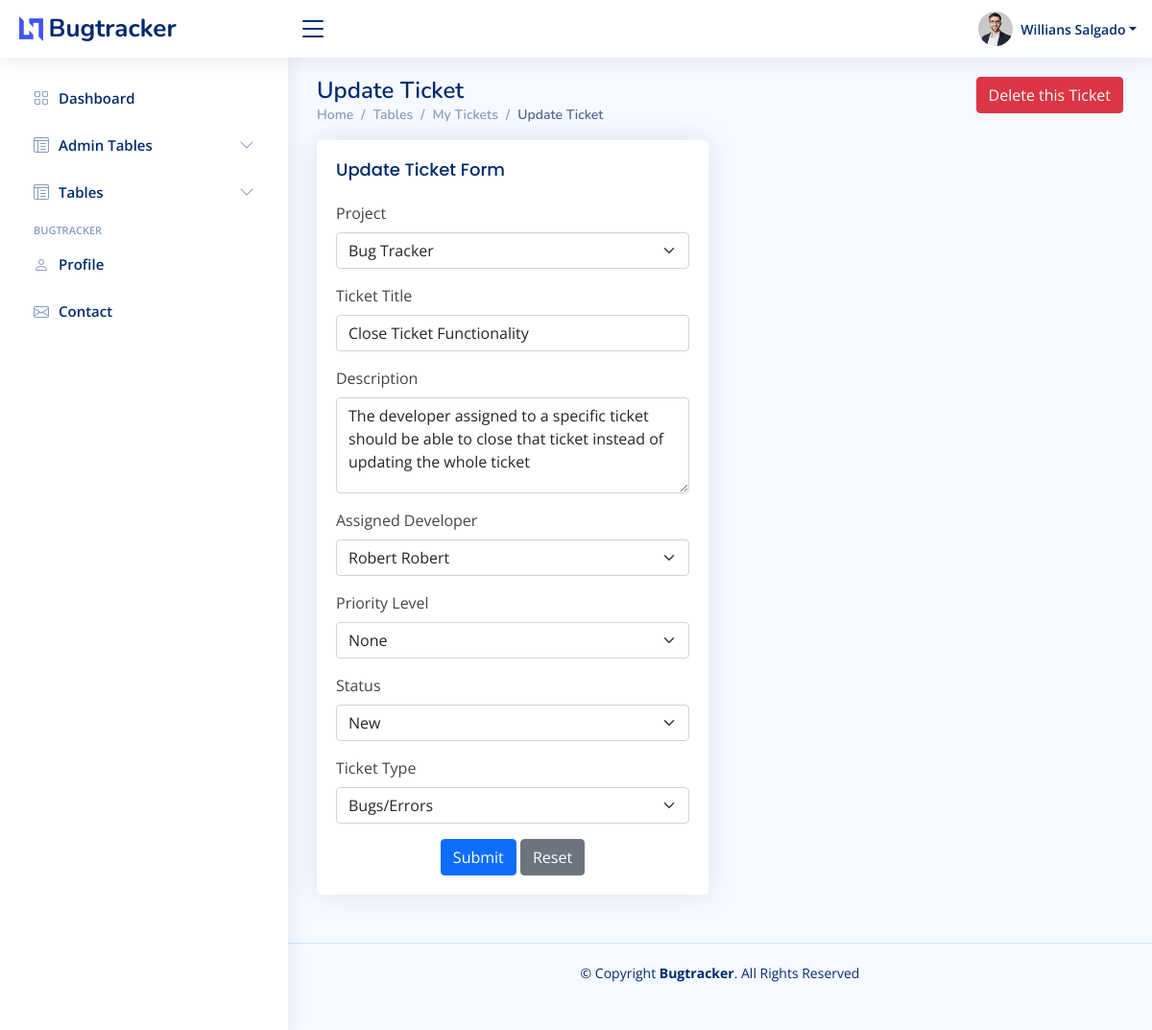
Page /my-tickets/1/edit (signed in) on the committed database.
### bugtracker/models.py (models this page shows, shortened)
class Ticket(models.Model):
    priority_level_choices = [
        ("none", "None"),
        ("low", "Low"),
        ("medium", "Medium"),
        ("high", "High"),
        ("very_high", "Very High"),
    ]
    status_choices = [
        ("new", "New"),
        ("open", "Open"),
        ("in_progress", "In Progress"),
        ("resolved", "Resolved"),
        ("additional_info_required", "Additional Info Required"),
    ]
    ticket_type_choices = [
        ("bugs_errors", "Bugs/Errors"),
        ("feature_requests", "Feature Requests"),
        ("other_comments", "Other Comments"),
        ("training_document_requests", "Training / Document Requests"),
    ]
    submitter = models.ForeignKey(User, on_delete=models.RESTRICT, related_name="submitter", default=1)
    modified_by = models.ForeignKey(User, on_delete=models.RESTRICT, default=1)
    assigned_developer = models.ForeignKey(User, on_delete=models.RESTRICT, related_name="assigned_developer", default=1)
    project = models.ForeignKey(Project, on_delete=models.CASCADE)
    title = models.CharField(max_length=50)
    description = models.TextField()
    priority_level = models.CharField(max_length=50, choices=priority_level_choices)
    status = models.CharField(max_length=50, choices=status_choices)
    ticket_type = models.CharField(max_length=50, choices=ticket_type_choices)
    created = models.DateField(auto_now_add=True)
    updated = models.DateField(auto_now=True)

### bugtracker/views.py (the view, shortened to what this page needs)
# urls.py: path("my-tickets/<int:ticket_id>/edit", views.ticketUpdateView, name="ticket_update"),
@login_required
@permission_required("bugtracker.change_ticket")
def ticketUpdateView(request, ticket_id):
    ticket = get_object_or_404(Ticket, id=ticket_id)
    form = CreateTicketForm(instance=ticket, initial={"modified_by": request.user})
    if request.user not in ticket.project.assigned_personnel.all():
        if request.user.has_perm("bugtracker.change_project"):
            pass
        else:
            return redirect(reverse("ticket_list"))
    old_developer = ticket.assigned_developer
    context = {
        "form": form,
        "ticket_id": ticket_id,
    }
    return render(request, "admin/tickets/ticket_update.html", context)

### bugtracker/forms.py (called while the page is built)
        def label_from_instance(self, obj):
            return obj.first_name

### bugtracker/models.py (called while the page is built)
    def __str__(self):
        return self.name

### templates/admin/tickets/ticket_update.html (shortened to what this page needs)
{% extends 'admin/admin-base.html' %}
{% block content %}
<main id="main" class="main">
    {% if perms.bugtracker.delete_ticket %}
    <div class="float-end">
        <form method="POST" action="{% url 'ticket_delete' ticket_id %}">
            <button type="submit" class="btn btn-danger">
                Delete this Ticket
            </button>
        </form>
    </div>
    {% endif %}
  <div class="pagetitle">
    <h1>Update Ticket {{ ticket.title }}</h1>
    <nav>
      <ol class="breadcrumb">
        <li class="breadcrumb-item"><a href="{% url 'bugtracker_dashboard' %}">Home</a></li>
        <li class="breadcrumb-item">Tables</li>
        <li class="breadcrumb-item"><a href="{% url 'ticket_list' %}">My Tickets</a></li>
        <li class="breadcrumb-item active">Update Ticket {{ ticket.title }}</li>
      </ol>
    </nav>
  </div>
  <section class="section">
    <div class="row">
      <div class="col-lg-6">
        <div class="card">
          <div class="card-body">
            <h5 class="card-title">Update Ticket Form</h5>
            <form class="row g-3" method="POST" novalidate>
              <div class="col-12">
                <label for="id_project" class="form-label">Project</label>
                {{ form.project }}
              </div>
              <div class="col-12">
                <label for="id_title" class="form-label">Ticket Title</label>
                {{ form.title }}
              </div>
              <div class="col-12">
                <label for="id_description" class="form-label">Description</label>
                {{ form.description }}
              </div>
              <div class="col-12">
                <label for="id_assigned_developer" class="form-label">Assigned Developer</label>
                {{ form.assigned_developer }}
              </div>
              <div class="col-12">
                <label for="id_priority_level" class="form-label">Priority Level</label>
                {{ form.priority_level }}
              </div>
              <div class="col-12">
                <label for="id_status" class="form-label">Status</label>
                {{ form.status }}
              </div>
              <div class="col-12">
                <label for="id_ticket_type" class="form-label">Ticket Type</label>
                {{ form.ticket_type }}
              </div>
              <div class="text-center">
                <button type="submit" class="btn btn-primary">Submit</button>
                <button type="reset" class="btn btn-secondary">Reset</button>
              </div>
            </form>
          </div>
        </div>
      </div>
    </div>
  </section>
</main>
{% endblock %}

### templates/admin/admin-base.html (shortened to what this page needs)
{% load static %}
<!DOCTYPE html>
<html lang="en">
<head>
  <link href="{% static 'assets/vendor/bootstrap/css/bootstrap.min.css' %}" rel="stylesheet">
  <link href="{% static 'assets/vendor/bootstrap-icons/bootstrap-icons.css' %}" rel="stylesheet">
  <link href="{% static 'assets/vendor/boxicons/css/boxicons.min.css' %}" rel="stylesheet">
  <link href="{% static 'assets/vendor/quill/quill.snow.css' %}" rel="stylesheet">
  <link href="{% static 'assets/vendor/quill/quill.bubble.css' %}" rel="stylesheet">
  <link href="{% static 'assets/vendor/remixicon/remixicon.css' %}" rel="stylesheet">
  <link href="{% static 'assets/vendor/simple-datatables/style.css' %}" rel="stylesheet">
  <link href="{% static 'assets/css/style.css' %}" rel="stylesheet">
</head>
<body>
  <header id="header" class="header fixed-top d-flex align-items-center">
    <div class="d-flex align-items-center justify-content-between">
      <a href="{% url 'bugtracker_dashboard' %}" class="logo d-flex align-items-center">
        <img src="{% static 'assets/img/logo.png' %}" alt="">
        <span class="d-none d-lg-block">Bugtracker</span>
      </a>
      <i class="bi bi-list toggle-sidebar-btn"></i>
    </div>
    <nav class="header-nav ms-auto">
      <ul class="d-flex align-items-center">
        <li class="nav-item dropdown pe-3">
          <a class="nav-link nav-profile d-flex align-items-center pe-0" href="#" data-bs-toggle="dropdown">
            <img src="{% static 'assets/img/profile-img.jpg' %}" alt="Profile" class="rounded-circle">
            <span class="d-none d-md-block dropdown-toggle ps-2">{{ request.user.first_name }}</span>
          </a>
        </li>
      </ul>
    </nav>
  </header>
  <aside id="sidebar" class="sidebar">
    <ul class="sidebar-nav" id="sidebar-nav">
      {% with request.resolver_match.url_name as url_name %}
      <li class="nav-item">
        <a class="nav-link {% if url_name != 'bugtracker_dashboard' %} collapsed {% endif %}" href="{% url 'bugtracker_dashboard' %}">
          <i class="bi bi-grid"></i>
          <span>Dashboard</span>
        </a>
      </li>
      {% if perms.auth.change_user %}
      <li class="nav-item ">
        <a class="nav-link {% if url_name != 'user_list' and url_name != 'role_assignment' %}collapsed{% endif %}" data-bs-target="#admintables-nav" data-bs-toggle="collapse" href="#">
          <i class="bi bi-layout-text-window-reverse"></i><span>Admin Tables</span><i class="bi bi-chevron-down ms-auto"></i>
        </a>
      </li>
      {% endif %}
      {% if perms.bugtracker.view_project %}
      <li class="nav-item">
        <a class="nav-link {% if url_name != 'project_list' and url_name != 'ticket_list' %}collapsed{% endif %}" data-bs-target="#tables-nav" data-bs-toggle="collapse" href="#">
          <i class="bi bi-layout-text-window-reverse"></i><span>Tables</span><i class="bi bi-chevron-down ms-auto"></i>
        </a>
      </li>
    {% endif %}
      <li class="nav-heading">Bugtracker</li>
      <li class="nav-item">
        <a class="nav-link {% if url_name != 'about' %}collapsed{% endif %}" href="{% url 'about' %}">
          <i class="bi bi-person"></i>
          <span>Profile</span>
        </a>
      </li>
      <li class="nav-item">
        <a class="nav-link {% if url_name != 'contact' %}collapsed{% endif %}" href="{% url 'contact' %}">
          <i class="bi bi-envelope"></i>
          <span>Contact</span>
        </a>
      </li>
      {% endwith %}
    </ul>
  </aside>
    {% block content %}
    {% endblock %}
  <footer id="footer" class="footer">
    <div class="copyright">
      &copy; Copyright <strong><span>Bugtracker</span></strong>. All Rights Reserved
    </div>
    <div class="credits">
    </div>
  </footer>
</body>
</html>

### static/assets/css/style.css (style rules this page uses)
:root { scroll-behavior: smooth; }
body { font-family: "Open Sans", sans-serif; background: #f6f9ff; color: #444444; }
a { color: #4154f1; text-decoration: none; }
h1, h2, h3, h4, h5, h6 { font-family: "Nunito", sans-serif; }
#main { margin-top: 60px; padding: 20px 30px; transition: all 0.3s; }
.pagetitle { margin-bottom: 10px; }
.pagetitle h1 { font-size: 24px; margin-bottom: 0; font-weight: 600; color: #012970; }
.card { margin-bottom: 30px; border: none; border-radius: 5px; box-shadow: 0px 0 30px rgba(1, 41, 112, 0.1); }
.card-title { padding: 20px 0 15px 0; font-size: 18px; font-weight: 500; color: #012970; font-family: "Poppins", sans-serif; }
.card-body { padding: 0 20px 20px 20px; }
.breadcrumb { font-size: 14px; font-family: "Nunito", sans-serif; color: #899bbd; font-weight: 600; }
.breadcrumb a { color: #899bbd; transition: 0.3s; }
.breadcrumb .breadcrumb-item::before { color: #899bbd; }
.breadcrumb .active { color: #51678f; font-weight: 600; }
.logo { line-height: 1; }
@media (min-width: 1200px) { .logo { width: 280px; } }
.logo img { max-height: 26px; margin-right: 6px; }
.logo span { font-size: 26px; font-weight: 700; color: #012970; font-family: "Nunito", sans-serif; }
.header { transition: all 0.5s; z-index: 997; height: 60px; box-shadow: 0px 2px 20px rgba(1, 41, 112, 0.1); background-color: #fff; padding-left: 20px; }
.header .toggle-sidebar-btn { font-size: 32px; padding-left: 10px; cursor: pointer; color: #012970; }
.header-nav ul { list-style: none; }
.header-nav > ul { margin: 0; padding: 0; }
.header-nav .nav-profile { color: #012970; }
.header-nav .nav-profile img { max-height: 36px; }
.header-nav .nav-profile span { font-size: 14px; font-weight: 600; }
.sidebar { position: fixed; top: 60px; left: 0; bottom: 0; width: 300px; z-index: 996; transition: all 0.3s; padding: 20px; overflow-y: auto; scrollbar-width: thin; scrollbar-color: #aab7cf transparent; box-shadow: 0px 0px 20px rgba(1, 41, 112, 0.1); background-color: #fff; }
@media (min-width: 1200px) { #main, #footer { margin-left: 300px; } }
.sidebar-nav { padding: 0; margin: 0; list-style: none; }
.sidebar-nav li { padding: 0; margin: 0; list-style: none; }
.sidebar-nav .nav-item { margin-bottom: 5px; }
.sidebar-nav .nav-heading { font-size: 11px; text-transform: uppercase; color: #899bbd; font-weight: 600; margin: 10px 0 5px 15px; }
.sidebar-nav .nav-link { display: flex; align-items: center; font-size: 15px; font-weight: 600; color: #4154f1; transition: 0.3; background: #f6f9ff; padding: 10px 15px; border-radius: 4px; }
.sidebar-nav .nav-link i { font-size: 16px; margin-right: 10px; color: #4154f1; }
.sidebar-nav .nav-link.collapsed { color: #012970; background: #fff; }
.sidebar-nav .nav-link.collapsed i { color: #899bbd; }
.sidebar-nav .nav-link .bi-chevron-down { margin-right: 0; transition: transform 0.2s ease-in-out; }
.footer { padding: 20px 0; font-size: 14px; transition: all 0.3s; border-top: 1px solid #cddfff; }
.footer .copyright { text-align: center; color: #012970; }
.footer .credits { padding-top: 5px; text-align: center; font-size: 13px; color: #012970; }

### rows in the picture
Ticket: project "Bug Tracker", title "Close Ticket Functionality", description "The developer assigned to a specific ticket should be able to close that ticket instead of updating the whole ticket", assigned_developer "Robert Robert", priority_level "None", status "New", ticket_type "Bugs/Errors"

### other values in the picture
{{ request.user.first_name }} "Willians Salgado"
